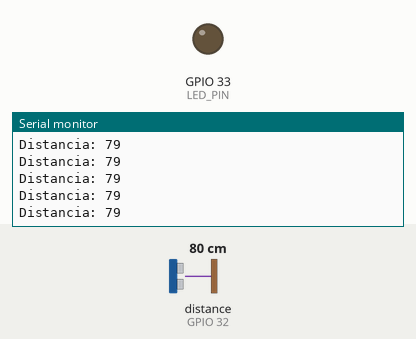
This sketch was run on a simulated ESP32. Shown: output pins drawn as LEDs (lit = HIGH), the last lines printed to the serial monitor. Wiring (inferred from the names in the program): ultrasonic range finder: trigger GPIO 25; echo GPIO 32. The test bench sets the inputs (shaded band); at power-on: distance to the obstacle (sensor on GPIO 32) 80 cm. The echo pulse lasts 58.3 µs per cm; pins used as bus, display or sensor lines are not drawn.

Above: at 1.2 s.
1.3 s: distance to the obstacle (sensor on GPIO 32) set to 2 cm
At 1.4 s:
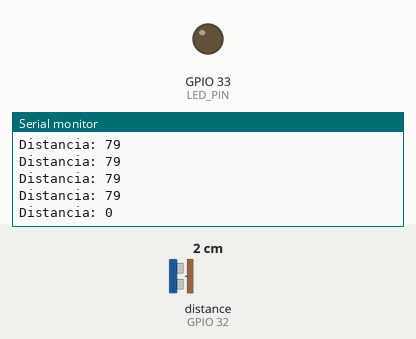
2.8 s: distance to the obstacle (sensor on GPIO 32) set to 4 cm
At 2.8 s:
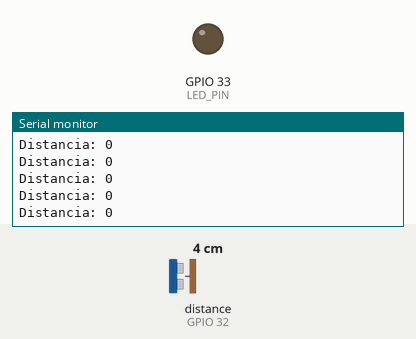
Timing chart, 0 to 5.8 s (numbered marks = the images above; inputs shaded):
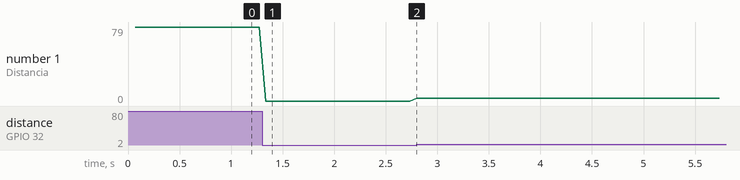

The sketch:

Led.ino
```cpp
#define TRIGGER_PIN 25
#define ECHO_PIN 32
#define LED_PIN  33

unsigned long currentTime;
unsigned long startTime;
unsigned long currentTimeBlink;
unsigned long startTimeBlink;
int dist;
int dist2;
double power;
double bright;
boolean blink;

void setup() {
  Serial.begin(115200);
  pinMode(TRIGGER_PIN, OUTPUT);
  pinMode(ECHO_PIN, INPUT);
  pinMode(LED_PIN, OUTPUT);
  startTime = micros();
  startTimeBlink = micros();
  ledcAttachPin(LED_PIN, 0);//Atribuimos o pino 33 ao canal 0.
  ledcSetup(0, 1000, 8);//Atribuimos ao canal 0 a frequencia de 100Hz com resolucao de 8bits.
  digitalWrite(TRIGGER_PIN,HIGH);
}

void loop() {
  currentTime = micros();
  currentTimeBlink = micros();
  if (currentTime - startTime >= (1000000 / 15)) {
    digitalWrite(TRIGGER_PIN,LOW);// verificar se o trigger está a 0
    int dist = pulseIn(ECHO_PIN,HIGH) * 0.017; // 170*10^-6*10^2
    digitalWrite(TRIGGER_PIN,HIGH);
    dist2 = dist;
    if(dist >= 49){
      dist2 = 49;
    }
    if (dist <= 2) {
      dist = 0;
      dist2 = 0;
    }
    if (dist >= 400) {
      dist = 400;
    }
    if(dist >= 50 && dist <= 150){
      power = 6000 * dist;
      ledcDetachPin(LED_PIN);
      if(currentTimeBlink - startTimeBlink >= (1000000-power)){
        blink = !blink;
        digitalWrite(LED_PIN,blink);
        startTimeBlink += (1000000-power);
      }
    }
    bright = (dist2*255) / 49;

    if(dist < 50 || dist > 150){
      ledcAttachPin(LED_PIN, 0);//Atribuimos o pino 33 ao canal 0.
      ledcWrite(0, bright);
    }
    Serial.print("Distancia: ");
    Serial.println(dist);
    startTime += (1000000 / 15);
  }
}
```

Measured:
- after the input at 1.3 s, the serial monitor: prints a new line at once (image 1)
- plotted number 1: 79 → 0 after the input at 1.3 s, 0 → 3 after the input at 2.8 s
